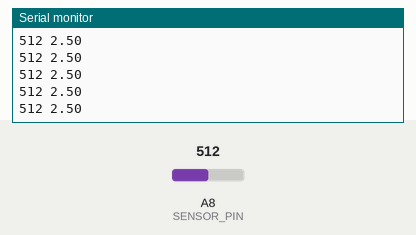
This sketch was run on a simulated Arduino Mega 2560, built with avr-gcc and run on an emulated ATmega2560. On the bench: the last lines printed to the serial monitor. Inputs (shaded band) come from the test bench; at power-on: A8 (SENSOR_PIN) = 512.

Above: at 1.2 s.
1.3 s: A8 (SENSOR_PIN) set to 716
At 1.32 s:
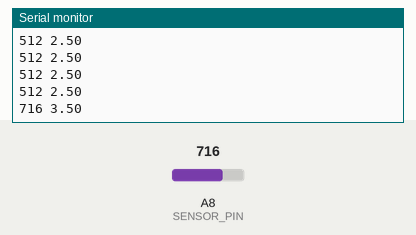
2.8 s: A8 (SENSOR_PIN) set to 900
At 2.83 s:
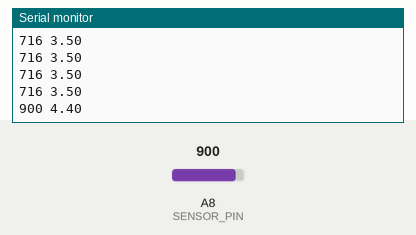
Timing chart, 0 to 5.8 s (numbered marks = the images above; inputs shaded):
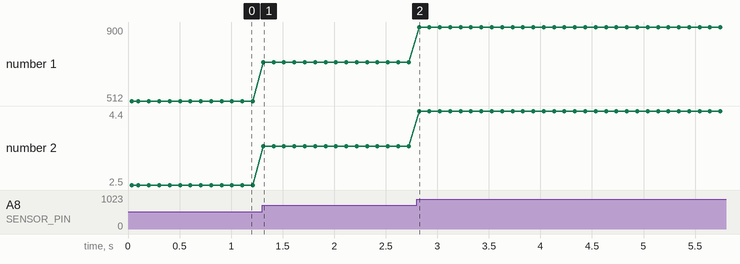

The sketch:

OpticalSensorTests.ino
```cpp
#include "OpticalSensor.h"

#define SENSOR_PIN A8

OpticalSensor sensor(SENSOR_PIN);

void setup()
{
  Serial.begin(9600);

  Serial.println("Setting up the optical sensor...");
  //pinMode(SENSOR_PIN, INPUT);
  sensor.Setup();
}

void loop()
{
  Serial.print(analogRead(SENSOR_PIN));
  Serial.print(" ");
  Serial.print(sensor.ReadInput());
  Serial.println("");
  delay(100);
}
```

Measured:
- after the input at 1.3 s, the serial monitor: prints a new line at once (image 1)
- after the input at 2.8 s, the serial monitor: prints a new line at once (image 2)
- plotted number 1: 512 → 716 after the input at 1.3 s, 716 → 900 after the input at 2.8 s
- plotted number 2: 2.5 → 3.5 after the input at 1.3 s, 3.5 → 4.4 after the input at 2.8 s
